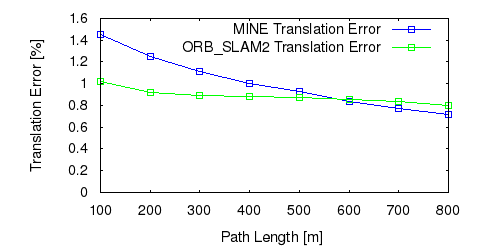

Recreate this plot in gnuplot.
set term postscript eps enhanced color
set output "avg_tl.eps"
set size ratio 0.5
set yrange [0:*]
set xlabel "Path Length [m]"
set ylabel "Translation Error [%]"
plot "avg_tl.txt" using 1:($2*100) title 'MINE Translation Error' lc rgb "#0000FF" pt 4 w linespoints,"avg_tl.txt" using 1:($3*100) title 'ORB_SLAM2 Translation Error' lc rgb "#00FF00" pt 4 w linespoints
